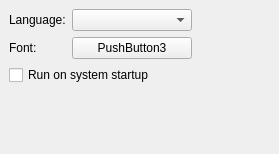
<?xml version="1.0" encoding="UTF-8"?>
<ui version="4.0">
 <class>SubGeneral</class>
 <widget class="QWidget" name="SubGeneral">
  <property name="geometry">
   <rect>
    <x>0</x>
    <y>0</y>
    <width>279</width>
    <height>154</height>
   </rect>
  </property>
  <property name="windowTitle">
   <string>Form</string>
  </property>
  <layout class="QVBoxLayout" name="verticalLayout" stretch="0,1">
   <property name="leftMargin">
    <number>0</number>
   </property>
   <property name="topMargin">
    <number>0</number>
   </property>
   <property name="rightMargin">
    <number>0</number>
   </property>
   <property name="bottomMargin">
    <number>0</number>
   </property>
   <item>
    <widget class="QWidget" name="widget" native="true">
     <layout class="QGridLayout" name="gridLayout" columnminimumwidth="0,120,0">
      <item row="0" column="0">
       <widget class="QLabel" name="label">
        <property name="text">
         <string>Language:</string>
        </property>
       </widget>
      </item>
      <item row="1" column="0">
       <widget class="QLabel" name="label_2">
        <property name="text">
         <string>Font:</string>
        </property>
       </widget>
      </item>
      <item row="2" column="0" colspan="2">
       <widget class="QCheckBox" name="checkBox">
        <property name="text">
         <string>Run on system startup</string>
        </property>
       </widget>
      </item>
      <item row="1" column="1">
       <widget class="QPushButton" name="pushButton">
        <property name="text">
         <string>PushButton3</string>
        </property>
       </widget>
      </item>
      <item row="0" column="1">
       <widget class="QComboBox" name="comboBox"/>
      </item>
      <item row="0" column="2">
       <spacer name="horizontalSpacer">
        <property name="orientation">
         <enum>Qt::Orientation::Horizontal</enum>
        </property>
        <property name="sizeHint" stdset="0">
         <size>
          <width>40</width>
          <height>10</height>
         </size>
        </property>
       </spacer>
      </item>
     </layout>
    </widget>
   </item>
   <item>
    <spacer name="verticalSpacer">
     <property name="orientation">
      <enum>Qt::Orientation::Vertical</enum>
     </property>
     <property name="sizeHint" stdset="0">
      <size>
       <width>20</width>
       <height>1</height>
      </size>
     </property>
    </spacer>
   </item>
  </layout>
 </widget>
 <resources/>
 <connections/>
</ui>
